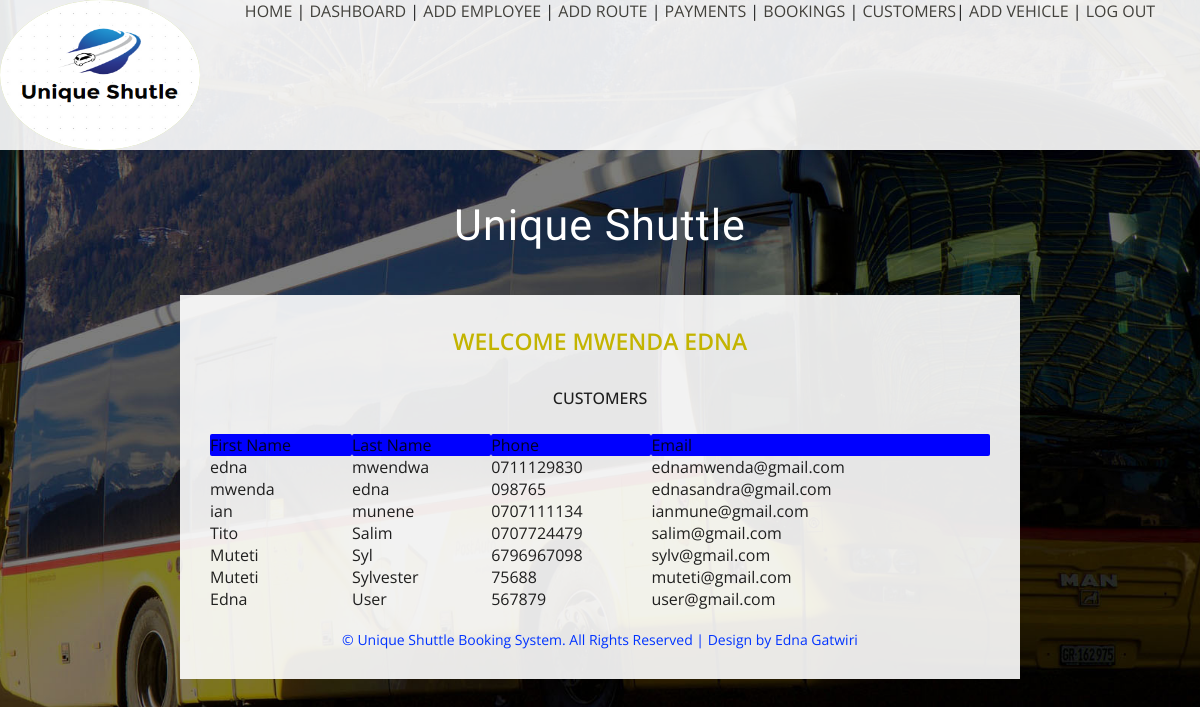
/admin/viewCustomer.php (signed in), run on the app's committed database.
### tables this page shows
CREATE TABLE `customers` (
  `fname` text NOT NULL,
  `lname` text NOT NULL,
  `username` varchar(50) NOT NULL,
  `phone` varchar(50) NOT NULL,
  `email` varchar(50) NOT NULL,
  `password` varchar(50) NOT NULL
);

### admin/viewCustomer.php (the view, shortened to what this page needs)
 <?php require '../resources/connect.php';
$name=$_SESSION['name'];
?>
<!DOCTYPE html PUBLIC "-//W3C//DTD XHTML 1.0 Transitional//EN" "http://www.w3.org/TR/xhtml1/DTD/xhtml1-transitional.dtd">
<html xmlns="http://www.w3.org/1999/xhtml">
<head>
      <link type="text/css" rel="stylesheet" href="../css/materialize.min.css"  media="screen,projection"/>
<link rel="stylesheet" type="text/css" href="../css/jquery.seat-charts.css">
<link href="../css/style.css" rel="stylesheet" type="text/css" media="all" />
</head>
<body>
<?php include 'header.php';?>
<div class="content">
	<h1>Unique Shuttle</h1>
	<div class="mainrep">
		<h2>Welcome <?php echo $name?></h2>
        <h3 align="center">Customers</h3>
		<div class="wrapper">
			<div id="seat-map">
   <div class="row" align="center">
  <table class="highlight">
  <tr bgcolor="#0000FF">
    <th scope="col">First Name</th>
    <th scope="col">Last Name</th>
    <th scope="col">Phone</th>
    <th scope="col">Email</th>
  </tr>
  <?php
	$user_sel="SELECT * FROM customers";
		$que_user_sel=mysqli_query($conn,$user_sel);
while($row = mysqli_fetch_array($que_user_sel)) {
	if (mysqli_num_rows($que_user_sel)!==0){
	$fname=$row['fname'];
	$lname=$row['lname'];
	$phone=$row['phone'];
	$email=$row['email'];
	?>
  <tr>
    <td><?php echo $fname;?></td>
    <td><?php echo $lname;?></td>
    <td><?php echo $phone;?></td>
    <td><?php echo $email;?></td>
  </tr>
	<?php }
		else {
		echo '<script language=javascript>alert("No users selected")</script>';
		}
}
?>
</table>
  </div>
      </div>
      </div>
	<p class="copy_rights"><strong>&copy; Unique Shuttle Booking System. All Rights Reserved | Design by  Edna Gatwiri</strong></p>
</div>
</div>
</body>
</html>

### css/style.css (style rules this page uses)
html,body,div,span,applet,object,iframe,h1,h2,h3,h4,h5,h6,p,blockquote,pre,a,abbr,acronym,address,big,cite,code,del,dfn,em,img,ins,kbd,q,s,samp,small,strike,strong,sub,sup,tt,var,b,u,i,dl,dt,dd,ol,nav ul,nav li,fieldset,form,label,legend,table,caption,tbody,tfoot,thead,tr,th,td,article,aside,canvas,details,embed,figure,figcaption,footer,header,hgroup,menu,nav,output,ruby,section,summary,time,mark,audio,video { margin:0;padding:0;border:0;font-size:100%;font:inherit;vertical-align:baseline; }
table { border-collapse:collapse;border-spacing:0; }
body { padding:0; margin:0; background:url(../images/banner.jpg) no-repeat center; background-size: cover; -webkit-background-size: cover; -o-background-size: cover; -ms-background-size: cover; -moz-background-size: cover; font-family: 'Open Sans', sans-serif !important; }
h1,h2,h3,h4,h5,h6 { margin:0; }
p { margin:0; }
.content { padding:50px 0; }
.content h1 { color: #fff; font-size: 43px; text-align: center; letter-spacing: 1px; text-transform: capitalize; font-family: 'Roboto', sans-serif; }
.mainrep { width: 70% !important; margin: 45px auto; background:rgba(255, 255, 255, 0.90); padding: 30px 30px; }
.mainrep h2 { color: #C3B400; font-size: 23px; text-align: center; margin-bottom: 30px; text-transform: uppercase; font-weight: 600; }
.mainrep h3 { color: #808080 font-size: 20px; text-align: center; margin-bottom: 25px; text-transform: uppercase; font-weight: 500; }
p.copy_rights { color: #03F; font-size: 14px; text-align: center; }

### data on the page
customers: fname "edna", lname "mwendwa", phone "0711129830", email "ednamwenda@gmail.com"
customers: fname "mwenda", lname "edna", phone "098765", email "ednasandra@gmail.com"
customers: fname "ian", lname "munene", phone "0707111134", email "ianmune@gmail.com"
customers: fname "Tito", lname "Salim", phone "0707724479", email "salim@gmail.com"
customers: fname "Muteti", lname "Syl", phone "6796967098", email "sylv@gmail.com"
customers: fname "Muteti", lname "Sylvester", phone "75688", email "muteti@gmail.com"
customers: fname "Edna", lname "User", phone "567879", email "user@gmail.com"

### other printed values
$name "MWENDA EDNA"
